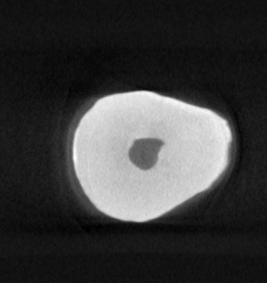
%> input picture RED-ADMM-De-QuIP/test_images/11b_196.png, 267 x 283 px
$ octave Demo_RED_ADMM_DeQuIP_SRproblems.m   (GNU Octave 9; MATLAB toolbox functions it lacks are replaced by stand-ins)
%> lines starting %> are read from the running program, lines starting %| are printed output that depends on the picture
### RED-ADMM-De-QuIP/helper_functions/CreateBlurAndDecimationOperator.m
% Copyright 2017 Google Inc.
%
% Licensed under the Apache License, Version 2.0 (the "License");
% you may not use this file except in compliance with the License.
% You may obtain a copy of the License at
%
%     https://www.apache.org/licenses/LICENSE-2.0
%
% Unless required by applicable law or agreed to in writing, software
% distributed under the License is distributed on an "AS IS" BASIS,
% WITHOUT WARRANTIES OR CONDITIONS OF ANY KIND, either express or implied.
% See the License for the specific language governing permissions and
% limitations under the License.

% This function creates a sparse matrix H that blurs (according to the
% input 'psf') and decimates (by factor 'scale') a high-resolution input
% image of size lr_im_sz*scale, resulting in a low-resolution image
% of size lr_im_sz

% Note: This code is close to the function Set_blur_matrix, which
% is provided in the NCSR package, given in:
% link: http://www4.comp.polyu.edu.hk/~cslzhang/NCSR.htm

function  H = CreateBlurAndDecimationOperator(scale, lr_im_sz, psf)

hr_im_sz = lr_im_sz*scale;

offset = (size(psf, 1)-1)/2;
cntr = ceil(size(psf, 1)/2);

tot_numel = size(psf, 1)^2 * lr_im_sz(1)*lr_im_sz(2);
row_locs = zeros(tot_numel, 1);
col_locs = zeros(tot_numel, 1);
values = zeros(tot_numel, 1);
cnt_numel = 1;

locs = 1 : 1 : (hr_im_sz(1)*hr_im_sz(2));
locs = reshape(locs, [hr_im_sz(1), hr_im_sz(2)]);

for lr_row = 1 : 1 : lr_im_sz(1)

    for lr_col = 1 : 1 : lr_im_sz(2)

        % find locations
        hr_row = (lr_row-1)*scale + 1;
        hr_col = (lr_col-1)*scale + 1;

        row_idx = (lr_col-1)*lr_im_sz(1) + lr_row;
        rows_vec = max(hr_row - offset,1) : min(hr_row + offset,hr_im_sz(1));
        cols_vec = max(hr_col - offset,1) : min(hr_col + offset,hr_im_sz(2));
        col_idx = reshape(locs(rows_vec, cols_vec), [],1);
        cur_numel = size(col_idx,1);
        row_locs(cnt_numel : cnt_numel+cur_numel-1) = row_idx;
        col_locs(cnt_numel : cnt_numel+cur_numel-1) = col_idx;

        % fill the values of the psf in the desired matrix
        rows_vec = cntr - (hr_row - max(hr_row - offset,1)) : cntr + min(hr_row + offset,hr_im_sz(1)) - hr_row;
        cols_vec = cntr - (hr_col - max(hr_col - offset,1)) : cntr + min(hr_col + offset,hr_im_sz(2)) - hr_col;
        crop_psf = reshape( psf(rows_vec,cols_vec), [], 1);
        values(cnt_numel : cnt_numel+cur_numel-1) = crop_psf/sum(crop_psf);

        cnt_numel = cnt_numel + cur_numel;

    end

end

row_locs = row_locs(1:cnt_numel-1);
col_locs = col_locs(1:cnt_numel-1);
values = values(1:cnt_numel-1);

H = sparse(...
    row_locs,...
    col_locs,...
    values,...
    lr_im_sz(1)*lr_im_sz(2),...
    hr_im_sz(1)*hr_im_sz(2));

return

### RED-ADMM-De-QuIP/HXconv.m
function [ BF,BCF,B2F,y,Bpad] = HXconv( x,B,conv )

%************************************************
% Author: Ningning Zhao (University of Toulouse)
% Date: 2015/03/28
% Note: if nargin==2, B must be the sfft2(psf)
%       if nargin==3, B must be the psf (RF form)
%      -> x is the RF signal or isreal(x)=1
%      -> B is shift invariant and
%         circular boundary is considered
%************************************************

[m,n] = size(x);
[m0,n0]=size(B);
Bpad=padarray(B,floor([m-m0+1,n-n0+1]/2),'pre');
Bpad=padarray(Bpad,round([m-m0-1,n-n0-1]/2),'post');
Bpad=fftshift(Bpad);
BF = fft2(Bpad);
BCF = conj(BF);
B2F =  abs(BF).^2;
%
% if nargin ==2
%    return;
% elseif nargin==3
%     switch conv

%         case 'Hx'
            y = real(ifft2(BF.*fft2(x)));
%         case 'HTx'
%             y = real(ifft2(BCF.*fft2(x)));
%         case 'HTHx'
%             y = real(ifft2(B2F.*fft2(x)));
%     end
%
% end

### RED-ADMM-De-QuIP/helper_functions/ComputePSNR.m
% Copyright 2017 Google Inc.
%
% Licensed under the Apache License, Version 2.0 (the "License");
% you may not use this file except in compliance with the License.
% You may obtain a copy of the License at
%
%     https://www.apache.org/licenses/LICENSE-2.0
%
% Unless required by applicable law or agreed to in writing, software
% distributed under the License is distributed on an "AS IS" BASIS,
% WITHOUT WARRANTIES OR CONDITIONS OF ANY KIND, either express or implied.
% See the License for the specific language governing permissions and
% limitations under the License.

% Computes the PSNR of two single-channel images

function out_psnr = ComputePSNR(orig_im,est_im)

err = sqrt(mean((orig_im(:)-est_im(:)).^2));
out_psnr = 20*log10(255/err);

return;

### RED-ADMM-De-QuIP/parameters/GetSuperResADMMParams.m
% Copyright 2017 Google Inc.
%
% Licensed under the Apache License, Version 2.0 (the "License");
% you may not use this file except in compliance with the License.
% You may obtain a copy of the License at
%
%     https://www.apache.org/licenses/LICENSE-2.0
%
% Unless required by applicable law or agreed to in writing, software
% distributed under the License is distributed on an "AS IS" BASIS,
% WITHOUT WARRANTIES OR CONDITIONS OF ANY KIND, either express or implied.
% See the License for the specific language governing permissions and
% limitations under the License.

% Returns set of parameters
% set light_mode = true to run the code in a sub optimal but faster mode
% set light_mode = false to obtain the results reported in the RED paper

function params = GetSuperResADMMParams(light_mode, psf)

params = GetSuperResFPParams(light_mode);

% admm parameter
params.beta = 1e-3;

% store psf
params.psf = psf;

% number of denoising applications
params.inner_denoiser_iters = 1;

% relaxation parameter of ADMM
params.alpha = 1;


return

### RED-ADMM-De-QuIP/helper_functions/PrepareImage.m
% Copyright 2017 Google Inc.
%
% Licensed under the Apache License, Version 2.0 (the "License");
% you may not use this file except in compliance with the License.
% You may obtain a copy of the License at
%
%     https://www.apache.org/licenses/LICENSE-2.0
%
% Unless required by applicable law or agreed to in writing, software
% distributed under the License is distributed on an "AS IS" BASIS,
% WITHOUT WARRANTIES OR CONDITIONS OF ANY KIND, either express or implied.
% See the License for the specific language governing permissions and
% limitations under the License.

% returns the luminance channel of the input_image

function luma_image = PrepareImage(input_image)

if  size(input_image,3) == 3
    ycbcr_im = rgb2ycbcr(uint8(input_image));
    luma_image = double(ycbcr_im(:,:,1));
else
    luma_image = input_image;
end

luma_image = double(luma_image);

### RED-ADMM-De-QuIP/Demo_RED_ADMM_DeQuIP_SRproblems.m
% Sample code of the papers:
%
% Sayantan Dutta, Nwigbo Kenule Tuador, Jérome Michetti, Bertrand Georgeot,
% Duong Hung Pham, Adrian Basarab, and Denis Kouamé, "Quantum denoising-based
% super-resolution algorithm applied to dental tomography images", 2022 IEEE
% International Symposium on Biomedical Imaging (ISBI), 2022.
%
% Sayantan Dutta, Adrian Basarab, Bertrand Georgeot, and Denis Kouamé,
% "A Novel Image Denoising Algorithm Using Concepts of Quantum Many-Body Theory,"
% arXiv preprint arXiv(2021).
%
% Sayantan Dutta, Adrian Basarab, Bertrand Georgeot, and Denis Kouamé,
% "Image Denoising Inspired by Quantum Many-Body physics,"
% 2021 IEEE International Conference on Image Processing (ICIP), 2021,
% pp. 1619-1623, doi: 10.1109/ICIP42928.2021.9506794.
%
% Sayantan Dutta, Adrian Basarab, Bertrand Georgeot, and Denis Kouamé,
% "Plug-and-Play Quantum Adaptive Denoiser for Deconvolving Poisson Noisy Images",
% IEEE Access, 2021, vol. 9, pp. 139771-139791, doi: 10.1109/ACCESS.2021.3118608.
%
% Sayantan Dutta, Adrian Basarab, Bertrand Georgeot, and Denis Kouamé,
% "Quantum mechanics-based signal and image representation: Application
% to denoising," IEEE Open Journal of Signal Processing, vol. 2, pp. 190–206, 2021.
%
% Zhao, N., Wei, Q., Basarab, A., Dobigeon, N., Kouamé, D., & Tourneret, J. Y. (2016),
% "Fast Single Image Super-Resolution Using a New Analytical Solution for l_2-l_2 Problems",
% IEEE Transactions on Image Processing, 25(8), 3683-3697.
%
% One should cite all these papers for using the code.
%---------------------------------------------------------------------------------------------------
%
% MATLAB code prepard by Sayantan Dutta
% E-mail: sayantan.dutta@irit.fr and sayantan.dutta110@gmail.com
% Please contact Sayantan Dutta for the latest MATLAB code and any further communications.
%
%---------------------------------------------------------------------------------------------------
%
% The following script shows an example of a single image super-resolution
% algorithm (RED+ADMM+De-QuIP) using the quantum adaptive denoiser Denoising
% by Quantum Interactive Patches (De-QuIP) in a Regularization by Denoising (RED)
% approache with the ADMM framework
%
%---------------------------------------------------------------------------------------------------
%
% Download the Quantum adaptive denoiser "De-QuIP" from the following link:
% https://github.com/SayantanDutta95/De-QuIP-Denoising
% and save it in a folder named as 'De-QuIP' before running the code.
%
%---------------------------------------------------------------------------------------------------
%%
clc;
clear;
close all;

% configure the path
% quantum adaptive denoising functions De-QuIP
addpath(genpath('./De-QuIP/'));
% SD, FP, and ADMM methods
addpath(genpath('./minimizers/'));
% contains the default params
addpath(genpath('./parameters/'));
% contains basic functions
addpath(genpath('./helper_functions/'));
% test images for the debluring and super resolution problems,
addpath(genpath('./test_images/'));

light_mode = false;
if light_mode
    fprintf('Running in light mode. ');
    fprintf('Tune the parameter properly for ADMM and De-QuIP and run the code in a sub optimal but faster mode.\n');
else
    fprintf('Light mode option is off. ');
    fprintf('Tune the parameter properly for the ADMM and for the quantum denoiser De-QuIP.\n');
end

%% read the original image

% choose the image and adjust the parameters for the ADMM and for the quantum denoiser De-QuIP
file_name = '11b_196.png';

fprintf('Reading %s image...', file_name);
orig_im = imread(['./test_images/' file_name]);
%> orig_im is the input picture: size 283x267 uint16; min 2705, max 7664, mean 3864.7
orig_im = double(orig_im);
%> orig_im: size 283x267 double

% make the dimension even
orig_im = orig_im(1 : end - 1,1 : end - 1);
%> orig_im: size 282x266 double


orig_im = 255.* orig_im./max(orig_im(:));
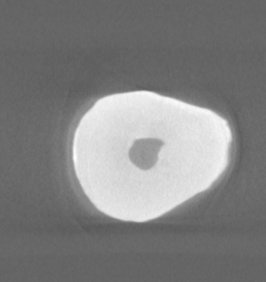
%> orig_im: size 282x266 double; min 90, max 255, mean 128.8

figure; imagesc(orig_im); colormap gray; axis on; colorbar
fprintf(' Done.\n');
pause(0.1);

%% define the degradation model

% choose the secenrio: 'GaussianBlur', or 'Downscale'
degradation_model = 'Downscale';

fprintf('Test case: %s degradation model.\n', degradation_model);

switch degradation_model

    case 'GaussianBlur'
        % filter size
        psf_sz = 9;
        % std of the Gaussian filter
        gaussian_std = 3;
        % create gaussian filter
        psf = fspecial('gaussian', psf_sz, gaussian_std);
        % use fft to solve a system of linear equations in closed form
        use_fft = true;
        % scaling factor
        scale = 2;
        % create a function handle to blur the image
        ForwardFunc = ...
            @(in_im) imfilter(in_im,psf,'conv','same','circular');
        % the psf is symmetric, i.e., the ForwardFunc and BackwardFunc
        % are the same
        BackwardFunc = ForwardFunc;
        % special initialization (e.g. the output of other method)
        % set to identity mapping
        InitEstFunc = @(in_im) in_im;

    case 'Downscale'
        % filter size
        psf_sz = 9;
        % std of the Gaussian filter
        gaussian_std = 3;
        % create gaussian filter
        psf = fspecial('gaussian', psf_sz, gaussian_std);
        % scaling factor
        scale = 2;

        % compute the size of the low-res image
        lr_im_sz = [ceil(size(orig_im,1)/scale),...
                    ceil(size(orig_im,2)/scale)];
%> lr_im_sz = [141 133]
        % create the degradation operator
        H = CreateBlurAndDecimationOperator(scale,lr_im_sz,psf);
        % downscale
        ForwardFunc = @(in_im) reshape(H*in_im(:),lr_im_sz);
        % upscale
        BackwardFunc = @(in_im) reshape(H'*in_im(:),scale*lr_im_sz);
        % special initialization (e.g. the output of other method)
        % use bicubic upscaler
        InitEstFunc = @(in_im) imresize(in_im,scale,'bicubic');

    otherwise
        error('Degradation model is not defined');
end


%% degrade the original image

% blur the clean image
[FB,FBC,F2B,input_im] = HXconv(orig_im,psf);
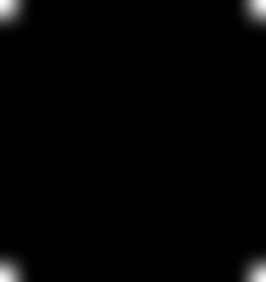
%> F2B: size 282x266 double; min 6.02e-14, max 1, mean 0.0146
input_im = input_im(1:scale:end,1:scale:end,:);

randn('state', 0);

% add noise
fprintf(' Adding noise...');
BSNRdb =30;
N = numel(input_im);
%> N = 18753
input_sigma = norm(input_im-mean(mean(input_im)),'fro')/sqrt(N*10^(BSNRdb/10));
%> input_sigma = 1.49
input_im = input_im + input_sigma*randn(size(input_im));

% convert to YCbCr color space if needed
input_luma_im = PrepareImage(input_im);
orig_luma_im = PrepareImage(orig_im);

if strcmp(degradation_model,'Downscale')
    % upscale using bicubic
    input_im_bicubic = imresize(input_im,scale,'bicubic');
    input_im_bicubic = input_im_bicubic(1:size(orig_im,1), 1:size(orig_im,2), :);
end
fprintf(' Done.\n');
psnr_input = ComputePSNR(orig_im, input_im_bicubic);
%> in ComputePSNR, `err = sqrt(mean((orig_im(:)-est_im(:)).^2));`: err = 4.41
%> in ComputePSNR, `out_psnr = 20*log10(255/err);`: out_psnr = 35.23
%> psnr_input = 35.23


%% minimize the Laplacian regularization functional via ADMM

fprintf('Restoring using RED: ADMM method\n');

switch degradation_model
    case 'GaussianBlur'
        params_admm = GetGaussianDeblurADMMParams(light_mode, psf, use_fft);
    case 'Downscale'
        assert(exist('use_fft','var') == 0);
        params_admm = GetSuperResADMMParams(light_mode, psf);
%> the run ends on the next line
